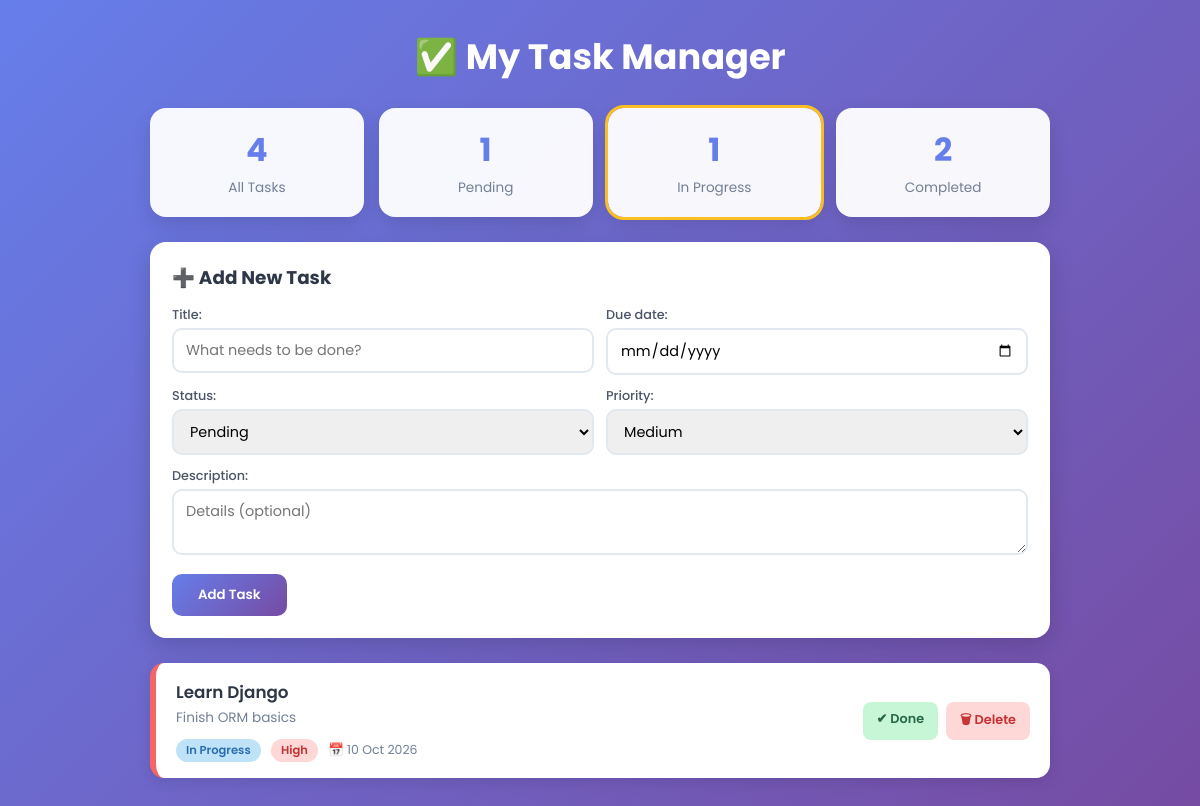
Page /?status=in_progress on the committed database.
### tasks/models.py (models this page shows, shortened)
class Task(models.Model):
    STATUS_CHOICES = [
        ('pending', 'Pending'),
        ('in_progress', 'In Progress'),
        ('completed', 'Completed'),
    ]
    PRIORITY_CHOICES = [
        ('low', 'Low'),
        ('medium', 'Medium'),
        ('high', 'High'),
    ]
    title = models.CharField(max_length=200)
    description = models.TextField(blank=True)
    status = models.CharField(max_length=20, choices=STATUS_CHOICES, default='pending')
    priority = models.CharField(max_length=10, choices=PRIORITY_CHOICES, default='medium')
    due_date = models.DateField()
    class Meta:
        ordering = ['due_date']

### tasks/views.py (the view)
# urls.py: path('', views.task_list, name='task_list'),
def task_list(request):
    if request.method == 'POST':
        form = TaskForm(request.POST)
        if form.is_valid():
            form.save()
            return redirect('task_list')
    else:
        form = TaskForm()
    status = request.GET.get('status')
    tasks = Task.objects.all()
    if status:
        tasks = tasks.filter(status=status)
    context = {
        'form': form,
        'tasks': tasks,
        'today': timezone.localdate(),
        'active_filter': status,
        'total': Task.objects.count(),
        'pending': Task.objects.filter(status='pending').count(),
        'in_progress': Task.objects.filter(status='in_progress').count(),
        'completed': Task.objects.filter(status='completed').count(),
    }
    return render(request, 'task_list.html', context)

### tasks/forms.py
class TaskForm(forms.ModelForm):
    class Meta:
        model = Task
        fields = ['title', 'description', 'status', 'priority', 'due_date']
        widgets = {
            'title': forms.TextInput(attrs={'placeholder': 'What needs to be done?'}),
            'description': forms.Textarea(attrs={'rows': 2, 'placeholder': 'Details (optional)'}),
            'due_date': forms.DateInput(attrs={'type': 'date'}),
        }

### templates/task_list.html (shortened to what this page needs)
<!DOCTYPE html>
<html lang="en">
<head>
</head>
<body>
<div class="container">
  <h1>✅ My Task Manager</h1>
  <div class="stats">
    <a href="{% url 'task_list' %}" class="stat {% if not active_filter %}active{% endif %}"><b>{{ total }}</b><span>All Tasks</span></a>
    <a href="?status=pending" class="stat {% if active_filter == 'pending' %}active{% endif %}"><b>{{ pending }}</b><span>Pending</span></a>
    <a href="?status=in_progress" class="stat {% if active_filter == 'in_progress' %}active{% endif %}"><b>{{ in_progress }}</b><span>In Progress</span></a>
    <a href="?status=completed" class="stat {% if active_filter == 'completed' %}active{% endif %}"><b>{{ completed }}</b><span>Completed</span></a>
  </div>
  <div class="card">
    <h2>➕ Add New Task</h2>
    <form method="post">
      <div class="row">
        <div>{{ form.title.label_tag }}{{ form.title }}</div>
        <div>{{ form.due_date.label_tag }}{{ form.due_date }}</div>
      </div>
      <div class="row">
        <div>{{ form.status.label_tag }}{{ form.status }}</div>
        <div>{{ form.priority.label_tag }}{{ form.priority }}</div>
      </div>
      <div style="margin-bottom:12px">{{ form.description.label_tag }}{{ form.description }}</div>
      <button class="btn" type="submit">Add Task</button>
    </form>
  </div>
  {% for task in tasks %}
  <div class="task {{ task.priority }} {{ task.status }}">
    <div>
      <div class="title">{{ task.title }}</div>
      {% if task.description %}<div class="desc">{{ task.description }}</div>{% endif %}
      <span class="badge s-{{ task.status }}">{{ task.get_status_display }}</span>
      <span class="badge p-{{ task.priority }}">{{ task.get_priority_display }}</span>
      <span class="due {% if task.due_date < today and task.status != 'completed' %}overdue{% endif %}">
        📅 {{ task.due_date|date:"d M Y" }}{% if task.due_date < today and task.status != 'completed' %} (Overdue){% endif %}
      </span>
    </div>
    <div class="actions">
      {% if task.status != 'completed' %}
        <a class="done" href="{% url 'task_complete' task.pk %}">✔ Done</a>
      {% endif %}
      <form method="post" action="{% url 'task_delete' task.pk %}" onsubmit="return confirm('Delete this task?')">
        <button class="del" type="submit">🗑 Delete</button>
      </form>
    </div>
  </div>
  {% empty %}
    <div class="empty">No tasks here yet. Add your first one above! 🎉</div>
  {% endfor %}
</div>
</body>
</html>

### templates/task_list.html (style rules this page uses)
* { box-sizing: border-box; margin: 0; padding: 0; }
body { font-family: 'Poppins', sans-serif; background: linear-gradient(135deg, #667eea 0%, #764ba2 100%); min-height: 100vh; padding: 30px 15px; color: #2d3748; }
.container { max-width: 900px; margin: auto; }
h1 { color: #fff; text-align: center; font-size: 2.2rem; margin-bottom: 25px; }
.stats { display: grid; grid-template-columns: repeat(auto-fit, minmax(150px, 1fr)); gap: 15px; margin-bottom: 25px; }
.stat { background: rgba(255,255,255,.95); border-radius: 16px; padding: 18px; text-align: center; box-shadow: 0 8px 20px rgba(0,0,0,.12); text-decoration: none; color: inherit; transition: transform .2s; }
.stat.active { outline: 3px solid #fbbf24; }
.stat b { display: block; font-size: 2rem; color: #667eea; }
.stat span { font-size: .85rem; color: #718096; }
.card { background: #fff; border-radius: 16px; padding: 22px; margin-bottom: 25px; box-shadow: 0 8px 25px rgba(0,0,0,.15); }
.card h2 { font-size: 1.15rem; margin-bottom: 15px; }
form .row { display: grid; grid-template-columns: repeat(auto-fit, minmax(180px, 1fr)); gap: 12px; margin-bottom: 12px; }
label { display: block; font-size: .8rem; font-weight: 500; margin-bottom: 4px; color: #4a5568; }
input, select, textarea { width: 100%; padding: 10px 12px; border: 2px solid #e2e8f0; border-radius: 10px; font-family: inherit; font-size: .9rem; transition: border .2s; }
.btn { background: linear-gradient(135deg, #667eea, #764ba2); color: #fff; border: none; padding: 11px 26px; border-radius: 10px; font-weight: 600; cursor: pointer; font-family: inherit; transition: opacity .2s; }
.task { display: flex; justify-content: space-between; align-items: center; gap: 15px; background: #fff; border-radius: 14px; padding: 16px 20px; margin-bottom: 12px; border-left: 6px solid #cbd5e0; box-shadow: 0 4px 14px rgba(0,0,0,.1); flex-wrap: wrap; }
.task.high { border-left-color: #f56565; }
.title { font-weight: 600; font-size: 1.05rem; }
.desc { font-size: .85rem; color: #718096; margin: 3px 0 8px; }
.badge { display: inline-block; font-size: .72rem; padding: 3px 10px; border-radius: 20px; font-weight: 600; margin-right: 6px; }
.s-in_progress { background: #bee3f8; color: #2b6cb0; }
.p-high { background: #fed7d7; color: #c53030; }
.due { font-size: .78rem; color: #718096; }
.actions { display: flex; gap: 8px; }
.actions a, .actions button { border: none; border-radius: 8px; padding: 8px 14px; font-size: .8rem; font-weight: 600; cursor: pointer; text-decoration: none; font-family: inherit; }
.done { background: #c6f6d5; color: #276749; }
.del { background: #fed7d7; color: #c53030; }

### rows in the picture
Task: title "Learn Django", description "Finish ORM basics", status "In Progress", priority "High", due_date "10 Oct 2026", shows "✔ Done"

### other values in the picture
{{ total }} "4"
{{ pending }} "1"
{{ in_progress }} "1"
{{ completed }} "2"
